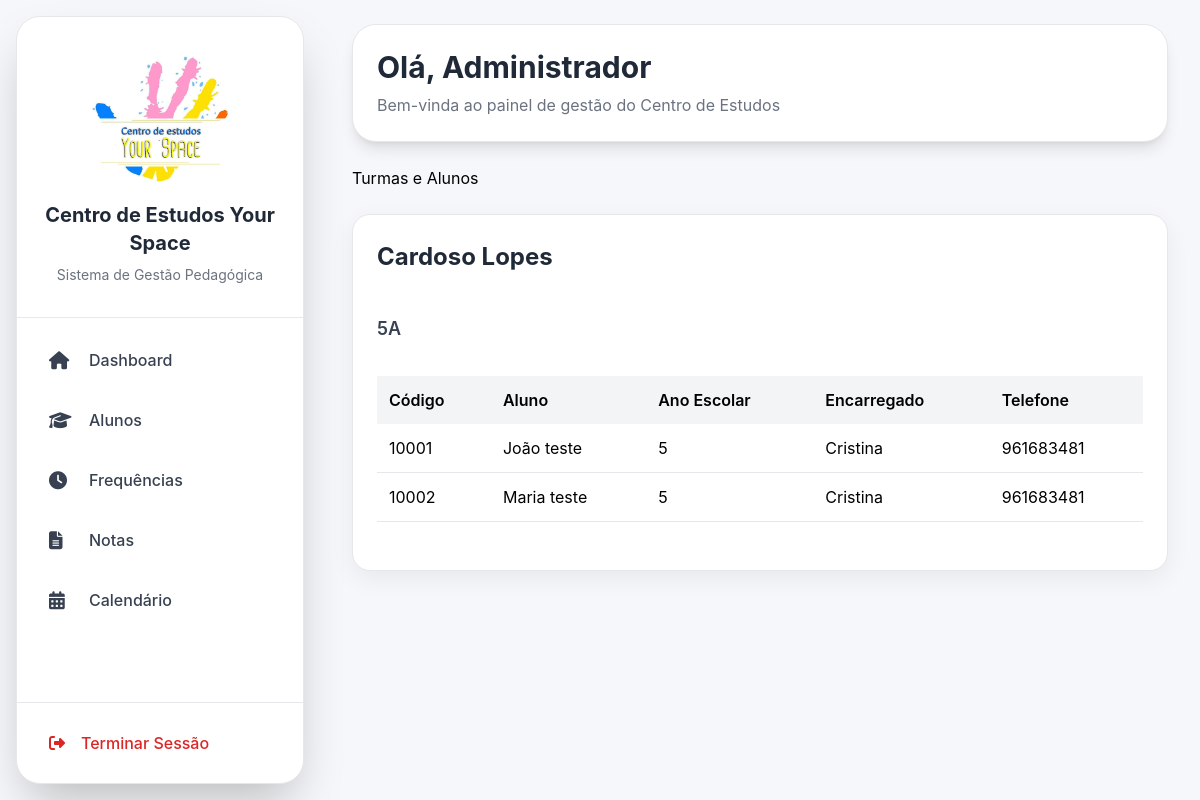
Page /turmas on the committed database.
### models/configuracao_centro.py (models this page shows)
class ConfiguracaoCentro(db.Model):
    __tablename__ = "configuracao_centro"
    id = db.Column(
        db.Integer,
        primary_key=True
    )
    nome_centro = db.Column(
        db.String(200),
        default=""
    )
    morada = db.Column(
        db.String(300),
        default=""
    )
    codigo_postal = db.Column(
        db.String(20),
        default=""
    )
    telefone = db.Column(
        db.String(50),
        default=""
    )
    whatsapp = db.Column(
        db.String(50),
        default=""
    )
    email = db.Column(
        db.String(200),
        default=""
    )
    logo = db.Column(
        db.String(300),
        default=""
    )

### models/aluno.py (models this page shows)
class Aluno(db.Model):
    __tablename__ = "alunos"
    id = db.Column(
        db.Integer,
        primary_key=True
    )
    codigo = db.Column(
        db.String(5),
        unique=True,
        nullable=False
    )
    nome = db.Column(
        db.String(150),
        nullable=False
    )
    data_nascimento = db.Column(
        db.String(20)
    )
    escola = db.Column(
        db.String(150)
    )
    ano_escolar = db.Column(
        db.String(50)
    )
    turma = db.Column(
        db.String(100)
    )
    encarregado = db.Column(
        db.String(150),
        nullable=False
    )
    telefone = db.Column(
        db.String(30),
        nullable=False
    )
    email = db.Column(
        db.String(150)
    )
    pacote_horas = db.Column(
        db.Float,
        default=0
    )
    horas_restantes = db.Column(
        db.Float,
        default=0
    )
    ativo = db.Column(
        db.Boolean,
        default=True
    )
    observacoes_pedagogicas = db.Column(
        db.Text
    )
    necessidades = db.relationship(
        "Necessidade",
        secondary=aluno_necessidades,
        lazy="subquery",
        backref=db.backref(
            "alunos",
            lazy=True
        )
    )
    objetivos = db.relationship(
        "Objetivo",
        secondary=aluno_objetivos,
        lazy="subquery",
        backref=db.backref(
            "alunos",
            lazy=True
        )
    )
    testes = db.relationship(
        "Teste",
        backref="aluno",
        lazy=True
    )

### routes/turma.py (the view)
@turma_bp.route("/turmas")
def turmas():
    alunos = Aluno.query.order_by(
        Aluno.escola,
        Aluno.ano_escolar,
        Aluno.nome
    ).all()
    agrupados = {}
    for aluno in alunos:
        escola = aluno.escola or "Sem Escola"
        turma = aluno.turma or "Sem Turma"
        if escola not in agrupados:
            agrupados[escola] = {}
        if turma not in agrupados[escola]:
            agrupados[escola][turma] = []
        agrupados[escola][turma].append(
            aluno
        )
    return render_template(
        "turmas.html",
        agrupados=agrupados
    )

### app.py (called while the page is built)
@app.context_processor
def inject_configuracao():
    configuracao = ConfiguracaoCentro.query.first()
    return dict(
        configuracao_global=configuracao
    )

### templates/turmas.html (shortened to what this page needs)
{% extends "base.html" %}
{% block conteudo %}
<h2>Turmas e Alunos</h2>
<br>
{% for escola, turmas in agrupados.items() %}
<div class="card">
    <h2>{{ escola }}</h2>
    <br>
    {% for turma, alunos in turmas.items() %}
        <h3>{{ turma }}</h3>
        <br>
        <table>
            <thead>
                <tr>
                    <th>Código</th>
                    <th>Aluno</th>
                    <th>Ano Escolar</th>
                    <th>Encarregado</th>
                    <th>Telefone</th>
                </tr>
            </thead>
            <tbody>
            {% for aluno in alunos %}
                <tr>
                    <td>{{ aluno.codigo }}</td>
                    <td>
                        <a href="/alunos/ver/{{ aluno.id }}">
                            {{ aluno.nome }}
                        </a>
                    </td>
                    <td>{{ aluno.ano_escolar }}</td>
                    <td>{{ aluno.encarregado }}</td>
                    <td>{{ aluno.telefone }}</td>
                </tr>
            {% endfor %}
            </tbody>
        </table>
        <br>
    {% endfor %}
</div>
<br>
{% endfor %}
{% endblock %}

### templates/base.html (shortened to what this page needs)
<!DOCTYPE html>
<html lang="pt">
<head>
    <script src="https://cdn.tailwindcss.com"></script>
    <link rel="stylesheet"
          href="https://cdnjs.cloudflare.com/ajax/libs/font-awesome/6.4.0/css/all.min.css">
</head>
<body class="flex h-screen overflow-hidden">
    <div class="w-72 bg-white flex flex-col justify-between m-4 rounded-3xl shadow-2xl border border-gray-200">
        <div>
            <div class="px-6 py-8 border-b border-gray-200 text-center">
    {% if configuracao_global and configuracao_global.logo %}
        <img
            src="{{ url_for('static', filename='logos/' + configuracao_global.logo) }}"
            alt="Logótipo"
            style="
                width:140px;
                height:140px;
                object-fit:contain;
                margin:0 auto 12px auto;
            "
        >
    {% endif %}
    <h1 class="text-xl font-bold text-gray-800">
        {% if configuracao_global and configuracao_global.nome_centro %}
            {{ configuracao_global.nome_centro }}
        {% else %}
            Centro de Estudos
        {% endif %}
    </h1>
    <p class="text-sm text-gray-500 mt-2">
        Sistema de Gestão Pedagógica
    </p>
</div>
            <nav class="p-4 space-y-2">
                <a href="/"
                   class="flex items-center gap-4 px-4 py-3 rounded-2xl text-gray-700 hover:bg-blue-50 hover:text-blue-700 transition-all">
                    <i class="fa-solid fa-house text-lg w-6"></i>
                    <span class="font-medium text-base">Dashboard</span>
                </a>
                <a href="/alunos"
                   class="flex items-center gap-4 px-4 py-3 rounded-2xl text-gray-700 hover:bg-blue-50 hover:text-blue-700 transition-all">
                    <i class="fa-solid fa-graduation-cap text-lg w-6"></i>
                    <span class="font-medium text-base">Alunos</span>
                </a>
                <a href="/frequencias"
                   class="flex items-center gap-4 px-4 py-3 rounded-2xl text-gray-700 hover:bg-blue-50 hover:text-blue-700 transition-all">
                    <i class="fa-solid fa-clock text-lg w-6"></i>
                    <span class="font-medium text-base">Frequências</span>
                </a>
                <a href="/notas"
                   class="flex items-center gap-4 px-4 py-3 rounded-2xl text-gray-700 hover:bg-blue-50 hover:text-blue-700 transition-all">
                    <i class="fa-solid fa-file-lines text-lg w-6"></i>
                    <span class="font-medium text-base">Notas</span>
                </a>
                <a href="/calendario"
                   class="flex items-center gap-4 px-4 py-3 rounded-2xl text-gray-700 hover:bg-blue-50 hover:text-blue-700 transition-all">
                    <i class="fa-solid fa-calendar-days text-lg w-6"></i>
                    <span class="font-medium text-base">Calendário</span>
                </a>
            </nav>
        </div>
        <div class="p-4 border-t border-gray-200">
            <a href="{{ url_for('logout') }}"
               class="flex items-center gap-4 px-4 py-3 rounded-2xl text-red-600 hover:bg-red-50 transition-all">
                <i class="fa-solid fa-right-from-bracket"></i>
                <span class="font-medium">
                    Terminar Sessão
                </span>
            </a>
        </div>
    </div>
    <div class="flex-1 flex flex-col overflow-hidden">
        <header class="px-8 py-6">
            <div class="bg-white rounded-3xl shadow-lg p-6 border border-gray-200">
                <h2 class="text-3xl font-bold text-gray-800">
                    Olá, {{ session.get('nome', 'Administrador') }}
                </h2>
                <p class="text-gray-500 mt-2">
                    Bem-vinda ao painel de gestão do Centro de Estudos
                </p>
            </div>
        </header>
        <main class="flex-1 overflow-y-auto px-8 pb-8">
            {% block conteudo %}
            {% endblock %}
        </main>
    </div>
</body>
</html>

### templates/base.html (style rules this page uses)
body { background:#f5f7fa; font-family:'Inter',sans-serif; }
.card { background:white; border-radius:18px; padding:24px; box-shadow:0 8px 24px rgba(0,0,0,0.06); margin-bottom:20px; border:1px solid #e5e7eb; }
.card h2 { font-size:24px; font-weight:700; margin-bottom:16px; color:#1f2937; }
.card h3 { font-size:18px; font-weight:600; margin-bottom:10px; color:#374151; }
table { width:100%; border-collapse:collapse; background:white; }
th { text-align:left; background:#f3f4f6; padding:12px; font-weight:600; }
td { padding:12px; border-bottom:1px solid #e5e7eb; }
a { text-decoration:none; }

### rows in the picture
ConfiguracaoCentro: logo (picture), nome_centro "Centro de Estudos Your Space"
Aluno: escola "Cardoso Lopes", turma "5A", codigo "10001", nome "João teste", ano_escolar "5", encarregado "Cristina", telefone "961683481"
Aluno: codigo "10002", nome "Maria teste", ano_escolar "5", encarregado "Cristina", telefone "961683481"

### other values in the picture
{{ session.get('nome', 'Administrador') }} "Administrador"
